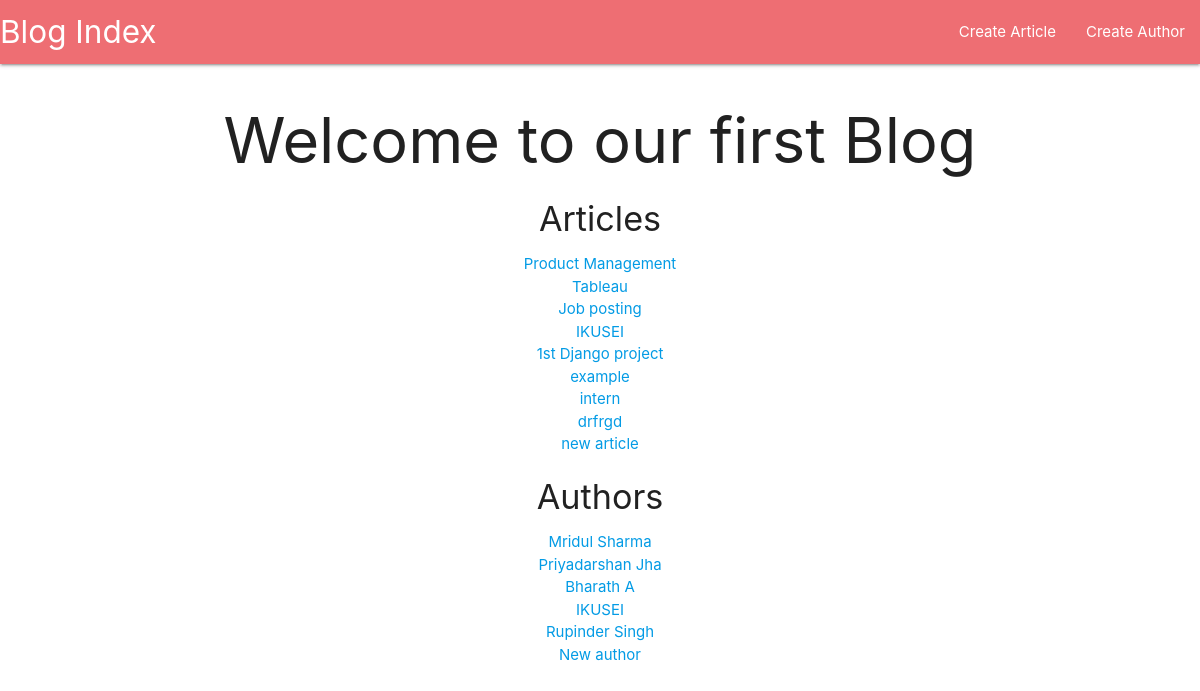
The page / on the database its author committed.
### main/models.py (models this page shows)
class Article(models.Model):
    name = models.CharField(max_length=256)
    content= models.TextField()
    CreatedAt = models.DateTimeField(auto_now_add=True)
    authors = models.ManyToManyField('Author')
    def __str__(self):
        return self.name

class Author(models.Model):
    name = models.CharField(max_length=256)
    def __str__(self):
        return self.name

### main/views.py (the view)
# urls.py: path('',views.index,name='index'),
def index(request):
    authors=models.Author.objects.all()
    articles=models.Article.objects.all()
    context={
        "articles":articles,
        "authors":authors
    }
    return render(request,'main/index.html',context)

### templates/main/index.html
{% extends 'main/base.html' %}
{% block content %}
{% include 'main/nav.html' %}
    <div class="center-align">
    <h1>Welcome to our first Blog</h1>
    <h4>Articles</h4>
    <ul>
    	{% for article in articles %}
    	     <li>
                <a href="{% url 'show_article' article.pk %}">
                 {{article}}
             </a></li>
    	{% endfor %}
    </ul>
    <h4>Authors</h4>
    <ul>
        {% for author in authors %}
             <li>
                 <a href="{% url 'show_author' author.pk %}">
                     {{author}}
                 </a>
             </li>
        {% endfor %}
    </ul>
    </div>
{% endblock %}

### templates/main/base.html (shortened to what this page needs)
{% load static %}
<!DOCTYPE html>
<html>
<head>
	<link rel="stylesheet"  href="{% static 'css/materialize.min.css'%}">
</head>
<body>
	{% block content %}
	{% endblock %}
</body>
</html>

### templates/main/nav.html
 <nav>
    <div class="nav-wrapper">
      <a href="{% url 'index' %}" class="brand-logo">Blog Index</a>
      <ul id="nav-mobile" class="right hide-on-med-and-down">
        <li><a href="{% url 'create_article' %}">Create Article</a></li>
        <li><a href="{% url 'create_author' %}">Create Author</a></li>
      </ul>
    </div>
  </nav>

### rows shown on the page
Article: name "Product Management"
Article: name "Tableau"
Article: name "Job posting"
Article: name "IKUSEI"
Article: name "1st Django project"
Article: name "example"
Article: name "intern"
Article: name "drfrgd"
Article: name "new article"
Author: name "Mridul Sharma"
Author: name "Priyadarshan Jha"
Author: name "Bharath A"
Author: name "IKUSEI"
Author: name "Rupinder Singh"
Author: name "New author"
